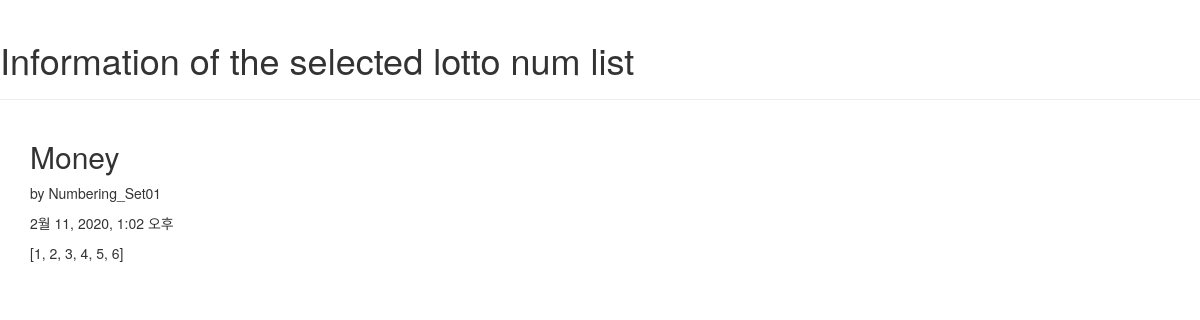
The page /lotto/1/detail on the database its author committed.
### lotto/models.py (models this page shows, shortened)
class GuessNumbers(models.Model):
    name = models.CharField(max_length=24)
    text = models.CharField(max_length=255)
    lottos = models.CharField(max_length=255, default='[1, 2, 3, 4, 5, 6]')
    num_lotto = models.IntegerField(default=5)
    update_date = models.DateTimeField()

### lotto/views.py (the view)
# urls.py: path('lotto/<int:lottokey>/detail', views.detail, name='detail'),
def detail(request, lottokey):
    lotto = GuessNumbers.objects.get(pk=lottokey)
    return render(request, 'lotto/detail.html', {'lotto': lotto})

### lotto/templates/lotto/detail.html (shortened to what this page needs)
<!DOCTYPE html>
{% load staticfiles %}
<html lang="ko">
<head>
 <link rel="stylesheet" href="//maxcdn.bootstrapcdn.com/bootstrap/3.2.0/css/bootstrap.min.css">
 <link rel="stylesheet" href="//maxcdn.bootstrapcdn.com/bootstrap/3.2.0/css/bootstrap-theme.min.css">
 <link rel="stylesheet" href="{% static 'css/lotto.css'%}">
</head>
<body>
 <div class="page-header">
 <h1>Information of the selected lotto num list
 </h1>
 </div>
 <div class="container lotto">
 <h2>{{ lotto.text }}</h2>
 <p> by {{ lotto.name }}</p>
 <p> {{ lotto.update_date }}</p>
 <p> {{ lotto.lottos | linebreaksbr }}</p>
 </div>
</body>
</html>

### rows shown on the page
GuessNumbers: text "Money", name "Numbering_Set01", update_date "2월 11, 2020, 1:02 오후", lottos "[1, 2, 3, 4, 5, 6]"
